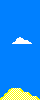

The image is a tile-based game level rendered from a .tmx file. Its description and complete source (layers, tilesets, objects, tile grids) follow:
An orthogonal 10x25 tile map with 4x4 px tiles, 1 tile layer (Capa de Patrones 1).

<map version="1.0" tiledversion="1.0.2" orientation="orthogonal" renderorder="right-down" width="10" height="25" tilewidth="4" tileheight="4" nextobjectid="1">
 <tileset firstgid="1" source="tilesetBeach.tsx" />
 <layer name="Capa de Patrones 1" width="10" height="25">
  <data encoding="csv">
10,10,10,10,10,10,10,10,10,10,
10,10,10,10,10,10,10,10,10,10,
10,10,10,10,10,10,10,10,10,10,
10,10,10,10,10,10,10,10,10,10,
10,10,10,10,10,10,10,10,10,10,
10,10,10,10,10,10,10,10,10,10,
10,10,10,10,10,10,10,10,10,10,
10,10,10,10,10,10,10,10,10,10,
10,10,10,10,10,10,10,10,10,10,
10,10,10,10,13,14,10,10,10,10,
10,10,10,13,9,9,9,14,10,10,
10,10,10,10,10,10,10,10,10,10,
10,10,10,10,10,10,10,10,10,10,
10,10,10,10,10,10,10,10,10,10,
10,10,10,10,10,10,10,10,10,10,
10,10,10,10,10,10,10,10,10,10,
10,10,10,10,10,10,10,10,10,10,
10,10,10,10,10,10,10,10,10,10,
10,10,10,10,10,10,10,10,10,10,
10,10,10,10,10,10,10,10,10,10,
10,10,10,10,10,10,10,10,10,10,
10,10,10,10,10,10,10,10,10,10,
10,10,8,1,1,6,10,10,10,10,
10,8,1,1,1,1,1,6,10,10,
8,1,1,1,1,1,1,1,1,6
</data>
 </layer>
</map>
